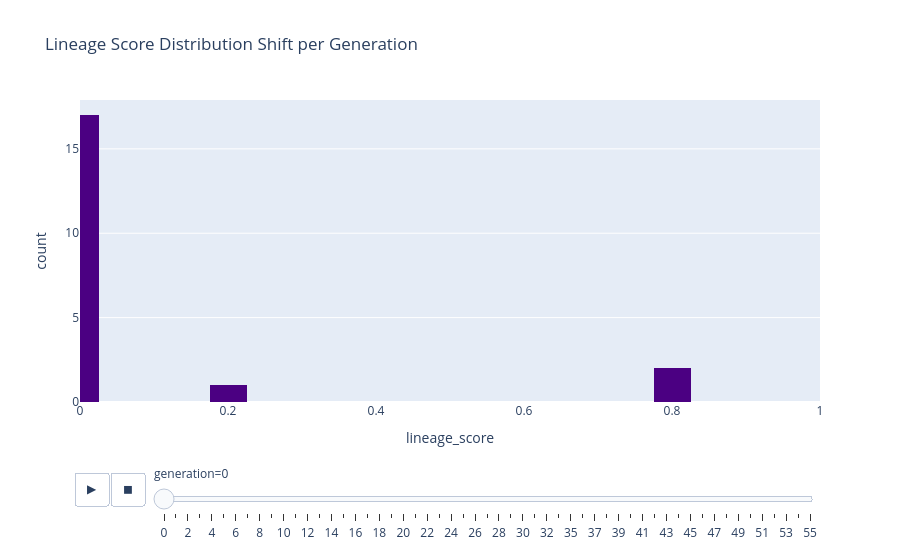

Notebook cell for this chart:
### Code cell
# ## 3. Lineage Score Distribution (Interactive Slider)
# Watch how the population shifts from chaotic (wide distribution) to stable (normal distribution) over time.

# %%
# Ensure generation is sorted for the animation frame
df = df.sort_values('generation')
fig = px.histogram(
    df, x="lineage_score", animation_frame="generation", 
    range_x=[0, 1], nbins=20, color_discrete_sequence=['indigo'],
    title="Lineage Score Distribution Shift per Generation"
)
fig.layout.updatemenus[0].buttons[0].args[1]["frame"]["duration"] = 800
fig.show()

### Figure 1 — Plotly figure (JSON) as saved in the notebook; plotly's stock layout.template omitted (floating-point values rounded to 4 significant figures)
{"data": [{"bingroup": "x", "hovertemplate": "generation=0<br>lineage_score=%{x}<br>count=%{y}<extra></extra>", "legendgroup": "", "marker": {"color": "indigo", "pattern": {"shape": ""}}, "name": "", "nbinsx": 20, "orientation": "v", "showlegend": false, "type": "histogram", "x": [0.0, 0.0, 0.0, 9.939e-08, 3.14e-08, 0.0004009, 4.847e-10, 0.0, 0.01036, 4.845e-10, 0.001303, 4.843e-10, 0.7988, 0.0001289, 0.0, 0.0004, 0.8, 0.0, 0.0001293, 0.1984], "xaxis": "x", "yaxis": "y"}], "layout": {"barmode": "relative", "legend": {"tracegroupgap": 0}, "sliders": [{"active": 0, "currentvalue": {"prefix": "generation="}, "len": 0.9, "pad": {"b": 10, "t": 60}, "steps": [{"args": [["0"], {"frame": {"duration": 0, "redraw": true}, "fromcurrent": true, "mode": "immediate", "transition": {"duration": 0, "easing": "linear"}}], "label": "0", "method": "animate"}, {"args": [["1"], {"frame": {"duration": 0, "redraw": true}, "fromcurrent": true, "mode": "immediate", "transition": {"duration": 0, "easing": "linear"}}], "label": "1", "method": "animate"}, {"args": [["2"], {"frame": {"duration": 0, "redraw": true}, "fromcurrent": true, "mode": "immediate", "transition": {"duration": 0, "easing": "linear"}}], "label": "2", "method": "animate"}, {"args": [["3"], {"frame": {"duration": 0, "redraw": true}, "fromcurrent": true, "mode": "immediate", "transition": {"duration": 0, "easing": "linear"}}], "label": "3", "method": "animate"}, {"args": [["4"], {"frame": {"duration": 0, "redraw": true}, "fromcurrent": true, "mode": "immediate", "transition": {"duration": 0, "easing": "linear"}}], "label": "4", "method": "animate"}, {"args": [["5"], {"frame": {"duration": 0, "redraw": true}, "fromcurrent": true, "mode": "immediate", "transition": {"duration": 0, "easing": "linear"}}], "label": "5", "method": "animate"}, {"args": [["6"], {"frame": {"duration": 0, "redraw": true}, "fromcurrent": true, "mode": "immediate", "transition": {"duration": 0, "easing": "linear"}}], "label": "6", "method": "animate"}, {"args": [["7"], {"frame": {"duration": 0, "redraw": true}, "fromcurrent": true, "mode": "immediate", "transition": {"duration": 0, "easing": "linear"}}], "label": "7", "method": "animate"}, {"args": [["8"], {"frame": {"duration": 0, "redraw": true}, "fromcurrent": true, "mode": "immediate", "transition": {"duration": 0, "easing": "linear"}}], "label": "8", "method": "animate"}, {"args": [["9"], {"frame": {"duration": 0, "redraw": true}, "fromcurrent": true, "mode": "immediate", "transition": {"duration": 0, "easing": "linear"}}], "label": "9", "method": "animate"}, {"args": [["10"], {"frame": {"duration": 0, "redraw": true}, "fromcurrent": true, "mode": "immediate", "transition": {"duration": 0, "easing": "linear"}}], "label": "10", "method": "animate"}, {"args": [["11"], {"frame": {"duration": 0, "redraw": true}, "fromcurrent": true, "mode": "immediate", "transition": {"duration": 0, "easing": "linear"}}], "label": "11", "method": "animate"}, {"args": [["12"], {"frame": {"duration": 0, "redraw": true}, "fromcurrent": true, "mode": "immediate", "transition": {"duration": 0, "easing": "linear"}}], "label": "12", "method": "animate"}, {"args": [["13"], {"frame": {"duration": 0, "redraw": true}, "fromcurrent": true, "mode": "immediate", "transition": {"duration": 0, "easing": "linear"}}], "label": "13", "method": "animate"}, {"args": [["14"], {"frame": {"duration": 0, "redraw": true}, "fromcurrent": true, "mode": "immediate", "transition": {"duration": 0, "easing": "linear"}}], "label": "14", "method": "animate"}, {"args": [["15"], {"frame": {"duration": 0, "redraw": true}, "fromcurrent": true, "mode": "immediate", "transition": {"duration": 0, "easing": "linear"}}], "label": "15", "method": "animate"}, {"args": [["16"], {"frame": {"duration": 0, "redraw": true}, "fromcurrent": true, "mode": "immediate", "transition": {"duration": 0, "easing": "linear"}}], "label": "16", "method": "animate"}, {"args": [["17"], {"frame": {"duration": 0, "redraw": true}, "fromcurrent": true, "mode": "immediate", "transition": {"duration": 0, "easing": "linear"}}], "label": "17", "method": "animate"}, {"args": [["18"], {"frame": {"duration": 0, "redraw": true}, "fromcurrent": true, "mode": "immediate", "transition": {"duration": 0, "easing": "linear"}}], "label": "18", "method": "animate"}, {"args": [["19"], {"frame": {"duration": 0, "redraw": true}, "fromcurrent": true, "mode": "immediate", "transition": {"duration": 0, "easing": "linear"}}], "label": "19", "method": "animate"}, {"args": [["20"], {"frame": {"duration": 0, "redraw": true}, "fromcurrent": true, "mode": "immediate", "transition": {"duration": 0, "easing": "linear"}}], "label": "20", "method": "animate"}, {"args": [["21"], {"frame": {"duration": 0, "redraw": true}, "fromcurrent": true, "mode": "immediate", "transition": {"duration": 0, "easing": "linear"}}], "label": "21", "method": "animate"}, {"args": [["22"], {"frame": {"duration": 0, "redraw": true}, "fromcurrent": true, "mode": "immediate", "transition": {"duration": 0, "easing": "linear"}}], "label": "22", "method": "animate"}, {"args": [["23"], {"frame": {"duration": 0, "redraw": true}, "fromcurrent": true, "mode": "immediate", "transition": {"duration": 0, "easing": "linear"}}], "label": "23", "method": "animate"}, {"args": [["24"], {"frame": {"duration": 0, "redraw": true}, "fromcurrent": true, "mode": "immediate", "transition": {"duration": 0, "easing": "linear"}}], "label": "24", "method": "animate"}, {"args": [["25"], {"frame": {"duration": 0, "redraw": true}, "fromcurrent": true, "mode": "immediate", "transition": {"duration": 0, "easing": "linear"}}], "label": "25", "method": "animate"}, {"args": [["26"], {"frame": {"duration": 0, "redraw": true}, "fromcurrent": true, "mode": "immediate", "transition": {"duration": 0, "easing": "linear"}}], "label": "26", "method": "animate"}, {"args": [["27"], {"frame": {"duration": 0, "redraw": true}, "fromcurrent": true, "mode": "immediate", "transition": {"duration": 0, "easing": "linear"}}], "label": "27", "method": "animate"}, {"args": [["28"], {"frame": {"duration": 0, "redraw": true}, "fromcurrent": true, "mode": "immediate", "transition": {"duration": 0, "easing": "linear"}}], "label": "28", "method": "animate"}, {"args": [["29"], {"frame": {"duration": 0, "redraw": true}, "fromcurrent": true, "mode": "immediate", "transition": {"duration": 0, "easing": "linear"}}], "label": "29", "method": "animate"}, {"args": [["30"], {"frame": {"duration": 0, "redraw": true}, "fromcurrent": true, "mode": "immediate", "transition": {"duration": 0, "easing": "linear"}}], "label": "30", "method": "animate"}, {"args": [["31"], {"frame": {"duration": 0, "redraw": true}, "fromcurrent": true, "mode": "immediate", "transition": {"duration": 0, "easing": "linear"}}], "label": "31", "method": "animate"}, {"args": [["32"], {"frame": {"duration": 0, "redraw": true}, "fromcurrent": true, "mode": "immediate", "transition": {"duration": 0, "easing": "linear"}}], "label": "32", "method": "animate"}, {"args": [["33"], {"frame": {"duration": 0, "redraw": true}, "fromcurrent": true, "mode": "immediate", "transition": {"duration": 0, "easing": "linear"}}], "label": "33", "method": "animate"}, {"args": [["35"], {"frame": {"duration": 0, "redraw": true}, "fromcurrent": true, "mode": "immediate", "transition": {"duration": 0, "easing": "linear"}}], "label": "35", "method": "animate"}, {"args": [["36"], {"frame": {"duration": 0, "redraw": true}, "fromcurrent": true, "mode": "immediate", "transition": {"duration": 0, "easing": "linear"}}], "label": "36", "method": "animate"}, {"args": [["37"], {"frame": {"duration": 0, "redraw": true}, "fromcurrent": true, "mode": "immediate", "transition": {"duration": 0, "easing": "linear"}}], "label": "37", "method": "animate"}, {"args": [["38"], {"frame": {"duration": 0, "redraw": true}, "fromcurrent": true, "mode": "immediate", "transition": {"duration": 0, "easing": "linear"}}], "label": "38", "method": "animate"}, {"args": [["39"], {"frame": {"duration": 0, "redraw": true}, "fromcurrent": true, "mode": "immediate", "transition": {"duration": 0, "easing": "linear"}}], "label": "39", "method": "animate"}, {"args": [["40"], {"frame": {"duration": 0, "redraw": true}, "fromcurrent": true, "mode": "immediate", "transition": {"duration": 0, "easing": "linear"}}], "label": "40", "method": "animate"}, {"args": [["41"], {"frame": {"duration": 0, "redraw": true}, "fromcurrent": true, "mode": "immediate", "transition": {"duration": 0, "easing": "linear"}}], "label": "41", "method": "animate"}, {"args": [["42"], {"frame": {"duration": 0, "redraw": true}, "fromcurrent": true, "mode": "immediate", "transition": {"duration": 0, "easing": "linear"}}], "label": "42", "method": "animate"}, {"args": [["43"], {"frame": {"duration": 0, "redraw": true}, "fromcurrent": true, "mode": "immediate", "transition": {"duration": 0, "easing": "linear"}}], "label": "43", "method": "animate"}, {"args": [["44"], {"frame": {"duration": 0, "redraw": true}, "fromcurrent": true, "mode": "immediate", "transition": {"duration": 0, "easing": "linear"}}], "label": "44", "method": "animate"}, {"args": [["45"], {"frame": {"duration": 0, "redraw": true}, "fromcurrent": true, "mode": "immediate", "transition": {"duration": 0, "easing": "linear"}}], "label": "45", "method": "animate"}, {"args": [["46"], {"frame": {"duration": 0, "redraw": true}, "fromcurrent": true, "mode": "immediate", "transition": {"duration": 0, "easing": "linear"}}], "label": "46", "method": "animate"}, {"args": [["47"], {"frame": {"duration": 0, "redraw": true}, "fromcurrent": true, "mode": "immediate", "transition": {"duration": 0, "easing": "linear"}}], "label": "47", "method": "animate"}, {"args": [["48"], {"frame": {"duration": 0, "redraw": true}, "fromcurrent": true, "mode": "immediate", "transition": {"duration": 0, "easing": "linear"}}], "label": "48", "method": "animate"}, {"args": [["49"], {"frame": {"duration": 0, "redraw": true}, "fromcurrent": true, "mode": "immediate", "transition": {"duration": 0, "easing": "linear"}}], "label": "49", "method": "animate"}, {"args": [["50"], {"frame": {"duration": 0, "redraw": true}, "fromcurrent": true, "mode": "immediate", "transition": {"duration": 0, "easing": "linear"}}], "label": "50", "method": "animate"}, {"args": [["51"], {"frame": {"duration": 0, "redraw": true}, "fromcurrent": true, "mode": "immediate", "transition": {"duration": 0, "easing": "linear"}}], "label": "51", "method": "animate"}, {"args": [["52"], {"frame": {"duration": 0, "redraw": true}, "fromcurrent": true, "mode": "immediate", "transition": {"duration": 0, "easing": "linear"}}], "label": "52", "method": "animate"}, {"args": [["53"], {"frame": {"duration": 0, "redraw": true}, "fromcurrent": true, "mode": "immediate", "transition": {"duration": 0, "easing": "linear"}}], "label": "53", "method": "animate"}, {"args": [["54"], {"frame": {"duration": 0, "redraw": true}, "fromcurrent": true, "mode": "immediate", "transition": {"duration": 0, "easing": "linear"}}], "label": "54", "method": "animate"}, {"args": [["55"], {"frame": {"duration": 0, "redraw": true}, "fromcurrent": true, "mode": "immediate", "transition": {"duration": 0, "easing": "linear"}}], "label": "55", "method": "animate"}], "x": 0.1, "xanchor": "left", "y": 0, "yanchor": "top"}], "title": {"text": "Lineage Score Distribution Shift per Generation"}, "updatemenus": [{"buttons": [{"args": [null, {"frame": {"duration": 800, "redraw": true}, "fromcurrent": true, "mode": "immediate", "transition": {"duration": 500, "easing": "linear"}}], "label": "&#9654;", "method": "animate"}, {"args": [[null], {"frame": {"duration": 0, "redraw": true}, "fromcurrent": true, "mode": "immediate", "transition": {"duration": 0, "easing": "linear"}}], "label": "&#9724;", "method": "animate"}], "direction": "left", "pad": {"r": 10, "t": 70}, "showactive": false, "type": "buttons", "x": 0.1, "xanchor": "right", "y": 0, "yanchor": "top"}], "xaxis": {"anchor": "y", "domain": [0, 1], "range": [0, 1], "title": {"text": "lineage_score"}}, "yaxis": {"anchor": "x", "domain": [0, 1], "title": {"text": "count"}}}}
